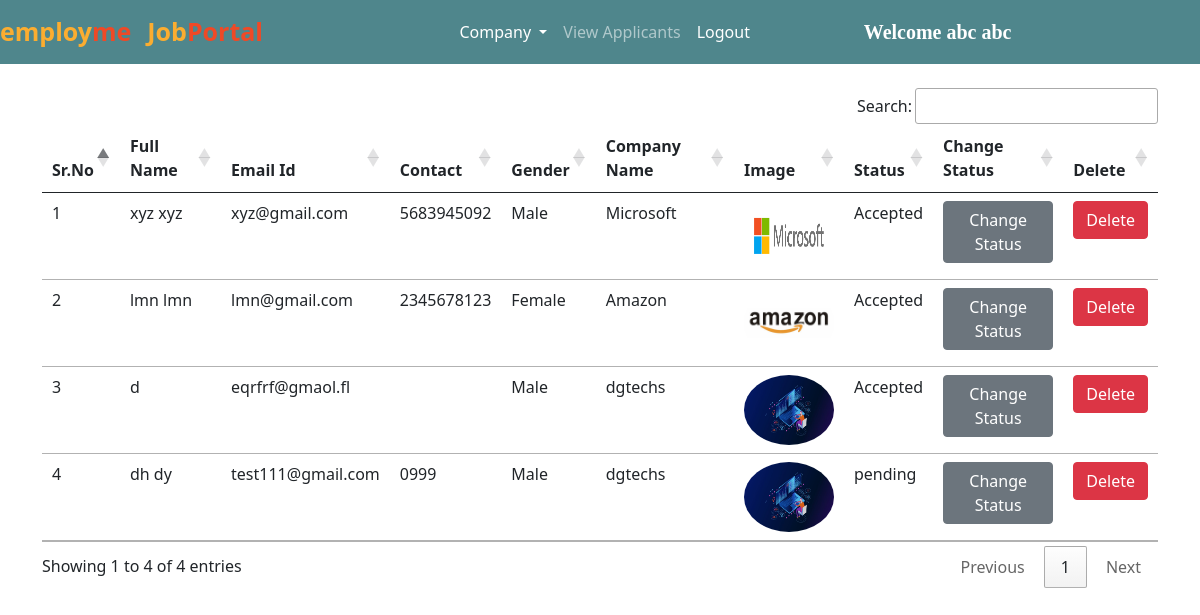
The app's page /all_companies/ (signed in) with its own data.
### jobs/models.py (models this page shows, shortened)
class Company(models.Model):
    user = models.ForeignKey(User, on_delete=models.CASCADE)
    phone = models.CharField(max_length=10)
    image = models.ImageField(upload_to="")
    gender = models.CharField(max_length=10)
    type = models.CharField(max_length=15)
    status = models.CharField(max_length=20)
    company_name = models.CharField(max_length=100)

### jobs/views.py (the view)
# urls.py: path("all_companies/", views.all_companies, name="all_companies"),
def all_companies(request):
    if not request.user.is_authenticated:
        return redirect("/admin_login")
    companies = Company.objects.all()
    return render(request, "all_companies.html", {'companies':companies})

### jobs/templates/all_companies.html (shortened to what this page needs)
{% extends 'admin_navbar.html' %}
{% block body %}
<div class="container mt-4">
<table class="table table-hover" id="example">
    <thead>
        <tr>
            <th>Sr.No</th>
            <th>Full Name</th>
            <th>Email Id</th>
            <th>Contact</th>
            <th>Gender</th>
            <th>Company Name</th>
            <th>Image</th>
            <th>Status</th>
            <th>Change Status</th>
            <th>Delete</th>
        </tr>
    </thead>
    <tbody>
        {% for company in companies %}
        <tr>
            <td>{{forloop.counter}}</td>
            <td>{{company.user.get_full_name}}</td>
            <td>{{company.user.email}}</td>
            <td>{{company.phone}}</td>
            <td>{{company.gender}}</td>
            <td>{{company.company_name}}</td>
            <td><img src="{{company.image.url}}" class="rounded-circle" width="90px" height="70px"></td>
            <td>{{company.status}}</td>
            <td><a href="/change_status/{{company.id}}/" class="btn btn-secondary">Change Status</a></td>
            <td><a href="/delete_company/{{company.user.id}}/" class="btn btn-danger" onclick="return confirm('Are you sure you want to delete this company?')">Delete</a></td>
        </tr>
        {% endfor %}
    </tbody>
</table>
</div>
{% endblock %}

### jobs/templates/admin_navbar.html (shortened to what this page needs)
<!doctype html>
<html lang="en">
<head>
  <link href="https://cdn.jsdelivr.net/npm/bootstrap@5.0.2/dist/css/bootstrap.min.css" rel="stylesheet"
>
  <link rel="stylesheet" href="https://cdn.datatables.net/1.10.25/css/jquery.dataTables.min.css">
  <link rel="stylesheet" href="https://cdn.datatables.net/buttons/1.7.1/css/buttons.dataTables.min.css">
</head>
<body>
  <nav class="navbar navbar-expand-lg navbar-dark">
      <a class="navbar-brand" href="/"><span class="head1">employ</span><span class="head2">me</span></a>
      <a class="navbar-brand" href="#"><span class="head1">Job</span><span class="head2">Portal</span></a>
      <div class="container w-50">
      <div class="collapse navbar-collapse" id="navbarSupportedContent">
        <ul class="navbar-nav me-auto mb-2 mb-lg-0">
          <div class="collapse navbar-collapse" id="navbarNavDarkDropdown">
            <ul class="navbar-nav">
              <li class="nav-item dropdown">
                <a class="nav-link active dropdown-toggle" href="#" id="navbarDarkDropdownMenuLink" role="button" data-bs-toggle="dropdown" aria-expanded="false">
                  Company
                </a>
              </li>
            </ul>
          </div>
          <li class="nav-item">
            <a class="nav-link {% block view_applicants %} {% endblock %}" href="/view_applicants/">View Applicants</a>
          </li>
          <li class="nav-item">
            <a class="nav-link active" href="/logout/">Logout</a>
          </li>
        </ul>
        <a class="navbar-brand" style="font-weight: bold; font-family: 'Times New Roman', Times, serif;" href="#">Welcome {{request.user.get_full_name}}</a>
      </div>
      </div>
  </nav>
  {% block body %}
  {% endblock %}
</body>
</html>

### jobs/templates/admin_navbar.html (style rules this page uses)
.navbar { background-color: #4f868c; }
.head1 { color: #FBAD30; font-size: 25px; font-weight: bold; height: 50px; }
.head2 { color: #EF4926; font-size: 25px; font-weight: bold; }

### records on screen
Company: user.get_full_name "xyz xyz", user.email "xyz@gmail.com", phone "5683945092", gender "Male", company_name "Microsoft", image (picture), status "Accepted"
Company: user.get_full_name "lmn lmn", user.email "lmn@gmail.com", phone "2345678123", gender "Female", company_name "Amazon", image (picture), status "Accepted"
Company: user.get_full_name "d", user.email "eqrfrf@gmaol.fl", gender "Male", company_name "dgtechs", image (picture), status "Accepted"
Company: user.get_full_name "dh dy", user.email "test111@gmail.com", phone "0999", gender "Male", company_name "dgtechs", image (picture), status "pending"

### other values on screen
{{ request.user.get_full_name }} "abc abc"
